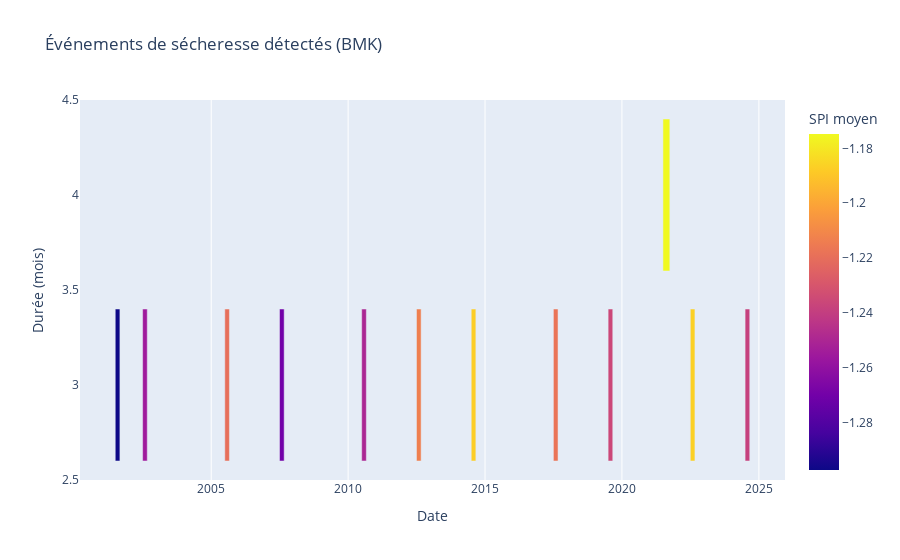

The code cell stored with this chart in its notebook:
### Code cell
if len(drought_events) >0 :
    fig = px.timeline(drought_events, 
                      x_start='start_date', 
                      x_end='end_date', 
                      y='duration_months', 
                      color='avg_spi',
                      title='Événements de sécheresse détectés (BMK)',
                      labels={'avg_spi': 'SPI moyen'})
    fig.update_layout(xaxis_title='Date', yaxis_title='Durée (mois)')
    fig.show()

### Figure 1 — Plotly figure (JSON) as saved in the notebook; plotly's stock layout.template omitted (floating-point values rounded to 4 significant figures)
{"data": [{"alignmentgroup": "True", "base": ["2001-07-01T00:00:00", "2002-07-01T00:00:00", "2005-07-01T00:00:00", "2007-07-01T00:00:00", "2010-07-01T00:00:00", "2012-07-01T00:00:00", "2014-07-01T00:00:00", "2017-07-01T00:00:00", "2019-07-01T00:00:00", "2021-07-01T00:00:00", "2022-07-01T00:00:00", "2024-07-01T00:00:00"], "hovertemplate": "start_date=%{base}<br>end_date=%{x}<br>duration_months=%{y}<br>SPI moyen=%{marker.color}<extra></extra>", "legendgroup": "", "marker": {"color": [-1.297, -1.255, -1.22, -1.27, -1.25, -1.213, -1.187, -1.218, -1.236, -1.175, -1.187, -1.239], "coloraxis": "coloraxis", "pattern": {"shape": ""}}, "name": "", "offsetgroup": "", "orientation": "h", "showlegend": false, "textposition": "auto", "type": "bar", "x": [5356800000, 5356800000, 5356800000, 5356800000, 5356800000, 5356800000, 5356800000, 5356800000, 5356800000, 7948800000, 5356800000, 5356800000], "xaxis": "x", "y": [3, 3, 3, 3, 3, 3, 3, 3, 3, 4, 3, 3], "yaxis": "y"}], "layout": {"barmode": "overlay", "coloraxis": {"colorbar": {"title": {"text": "SPI moyen"}}, "colorscale": [[0, "#0d0887"], [0.1111, "#46039f"], [0.2222, "#7201a8"], [0.3333, "#9c179e"], [0.4444, "#bd3786"], [0.5556, "#d8576b"], [0.6667, "#ed7953"], [0.7778, "#fb9f3a"], [0.8889, "#fdca26"], [1, "#f0f921"]]}, "legend": {"tracegroupgap": 0}, "title": {"text": "Événements de sécheresse détectés (BMK)"}, "xaxis": {"anchor": "y", "domain": [0, 1], "title": {"text": "Date"}, "type": "date"}, "yaxis": {"anchor": "x", "domain": [0, 1], "title": {"text": "Durée (mois)"}}}}
